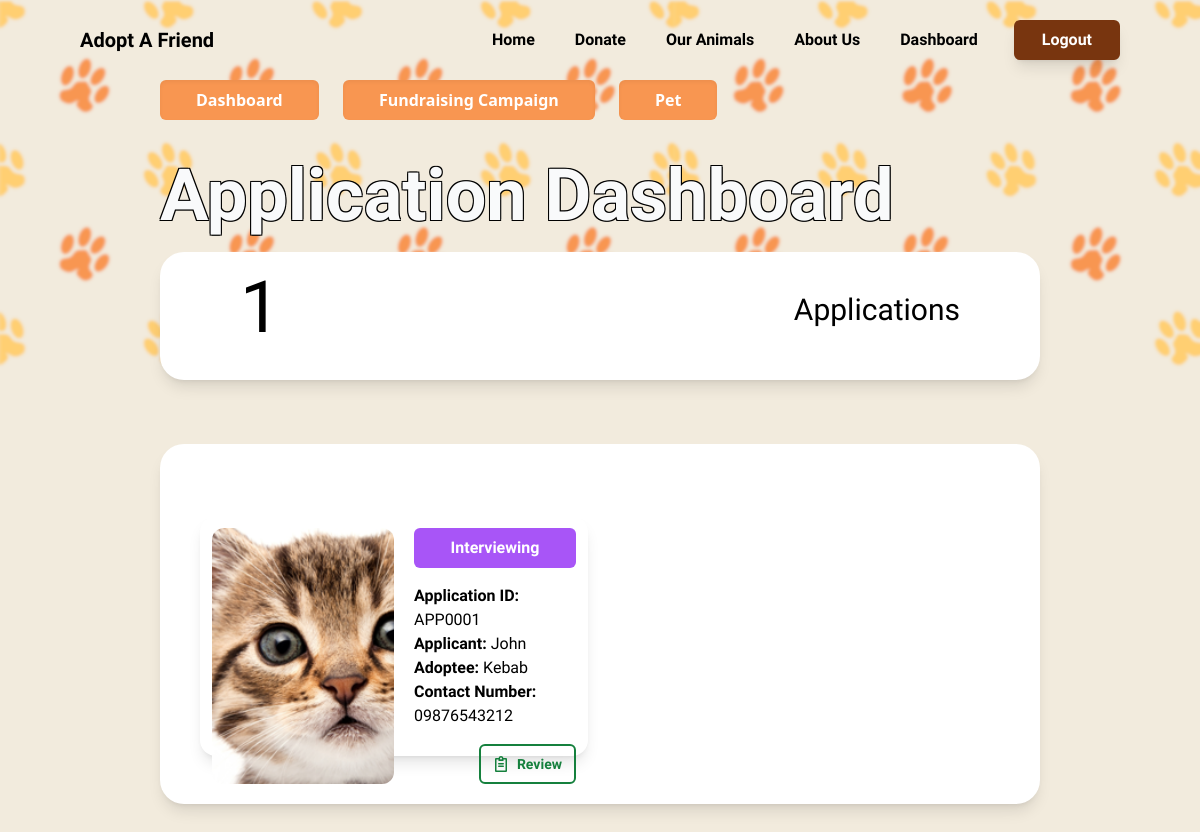
Page /staff/dashboard/applications/ (signed in) on the committed database.
### pets/models.py (models this page shows, shortened)
class Application(models.Model):
    applicationId = models.CharField(max_length=10, default=generate_application_key, primary_key=True, unique=True)
    pet = models.ForeignKey(Pet, null=False, on_delete=models.CASCADE)
    user = models.ForeignKey(Users, null=False, on_delete=models.CASCADE)
    adopterFirstName = models.CharField(max_length=50, null=False, blank=False)
    adopterLastName = models.CharField(max_length=50, null=False, blank=False)
    adopterHomeAddress = models.CharField(max_length=300, null=False, blank=False)
    adopterContactNum = models.CharField(max_length=15, null=False, blank=False)
    picture = models.ImageField(blank=False, null=False, upload_to='static/application_pics', default="static/default.png")
    status = models.CharField(max_length=50, choices=APPLICATION_STATUS ,null=False, blank=False, default="Pending")
    created_at = models.DateTimeField(default=timezone.now)
    last_accessed_at = models.DateTimeField(auto_now=True)

class Pet(models.Model):
    petId = models.CharField(max_length=10, default=generate_pet_key, primary_key=True, unique=True)
    petName = models.CharField(max_length=50, null=False, blank=False, unique=True)
    animalType = models.CharField(max_length=20, choices=ANIMAL_TYPES_CHOICES, null=False, blank=False)
    breed = models.CharField(max_length=50, null=False, blank=False)
    petAge = models.CharField(max_length=50, null=False, blank=False, choices=PET_AGE_CHOICES)
    petGender = models.CharField(max_length=20, choices=GENDER_CHOICES, null=False, blank=False, default="")
    petSize = models.CharField(max_length=20, choices=PET_SIZE_CHOICES, null=False, blank=False)
    petColor = models.CharField(max_length=20, choices=COLOR_CHOICES, null=False, blank=False, default="")
    petDescription = models.TextField(max_length=500, blank=True, null=True)
    petPersonality = models.CharField(max_length=50, choices=PERSONALITY_CHOICES, blank=False, null=False, default="")
    dateAcquired = models.DateField(blank=False, null=False, default=timezone.now)
    isTrained = models.BooleanField(default=False)
    slug = models.SlugField(unique=True, blank=True)

### users/models.py (models this page shows, shortened)
class Users(AbstractBaseUser, PermissionsMixin):
    email = models.EmailField(unique=True, blank=False, null=False)
    first_name = models.CharField(max_length=50, blank=False, null=False)
    last_name = models.CharField(max_length=50, blank=False, null=False)
    age = models.IntegerField(blank=False, null=False)
    gender = models.CharField(max_length=20, blank=False, null=False, choices=GENDER_CHOICES, default="")
    date_of_birth = models.DateField(blank=False, null=False)
    home_address = models.CharField(max_length=200, blank=False, null=False)
    contact_num = models.CharField(max_length=15, blank=False, null=False)
    user_bio = models.TextField(max_length=500, blank=True, null=True)
    date_joined = models.DateTimeField(default=timezone.now)
    is_staff = models.BooleanField(default=False)
    is_active = models.BooleanField(default=False)
    slug = models.SlugField(blank=True)
    image = models.ImageField(default='static/default.png', upload_to='static/profile_pics')
    objects = CustomAccountManager()
    USERNAME_FIELD = 'email'
    REQUIRED_FIELDS = ['first_name', 'last_name', 'gender' ,'date_of_birth', 'home_address', 'contact_num']

### staff/decorators.py (the view)
    def _wrapped_view(request, *args, **kwargs):
        if not request.user.is_staff:
            return HttpResponseForbidden("You don't have permission to access this page.")
        return view_func(request, *args, **kwargs)

### staff/views.py (called while the page is built)
@staff_required
def staff_application_dashboard(request):
    application = Application.objects.all()
    total_application_count = application.count()
    query = request.GET.get('q')
    if query:
        application = application.filter(
            Q(campaignName__icontains=query) |
            Q(campaignId__icontains=query)
            )
    return render(request, 'staff/staff_application_dashboard.html', {
        'application':application,
        'total_application_count': total_application_count})

### staff/templates/staff/staff_application_dashboard.html (shortened to what this page needs)
{% extends 'staff/base.html' %}
{% load static %}
{% block image %} <img src="{% static '\image\dashboard.png' %}" alt="" class="absolute"> {% endblock %}
{% block content %}
<a href="{% url 'staff_dashboard' %}" class="relative ml-40 mt-10">
    <button class="shadow-inner transition ease-in-out delay-150 font-semibold text-white px-9 py-2 rounded-md hover:-translate-y-1 hover:scale-110 duration-300" style="background-color: #f89651;">
        Dashboard
    </button>
</a>
<a href="{% url 'staff_campaign_dashboard' %}" class="relative ml-5 mt-10">
    <button class="shadow-inner transition ease-in-out delay-150 font-semibold text-white px-9 py-2 rounded-md hover:-translate-y-1 hover:scale-110 duration-300" style="background-color: #f89651;">
        Fundraising Campaign
    </button>
</a>
<a href="{% url 'staff_pet_dashboard' %}" class="relative ml-5 mt-10">
    <button class="shadow-inner transition ease-in-out delay-150 font-semibold text-white px-9 py-2 rounded-md hover:-translate-y-1 hover:scale-110 duration-300" style="background-color: #f89651;">
        Pet
    </button>
</a>
<div>
    <h1 class="relative ml-40 mt-10 text-7xl text-shadows text-gray-50 font-bold" style="font-family: 'Imprima'">
        Application Dashboard
    </h1>
</div>
<div class="mx-40 mt-5 relative">
    <div class="h-32 bg-white rounded-3xl shadow-lg flex justify-between" style="font-family: 'Imprima';">
        <h1 class="text-7xl py-5 pl-20 total-pets-count">{{ total_application_count }}</h1>
        <h1 class="text-3xl py-10 pr-20 flex justify-end">Applications</h1>
    </div>
</div>
<div class="mt-16 mb-16 py-12 px-10 mx-40 bg-white rounded-3xl relative shadow-lg" style="font-family: 'Imprima';">
    <div class="grid grid-cols-2 gap-x-6 justify-center mx-auto max-w-screen-xl">
        {% for application in application %}
    <div class="w-full h-60 p-3 rounded-2xl shadow-lg mt-6 grid grid-cols-2 bg-white">
        <div class="h-full bg-gray-200 rounded-xl" style="background-image: url('{{ application.user.image.url }}'); background-size: cover;"></div>
        <div class="ml-5 flex flex-col">
        {% if application.status == "Pending" %}
            <div class="bg-yellow-500 rounded-md text-gray-600 py-2 px-5">
                <h1 class="text-white font-bold text-center">Pending</h1>
            </div>
        {% elif application.status == "On Hold" %}
            <div class="bg-blue-500 rounded-md text-gray-600 py-2 px-5">
                <h1 class="text-white font-bold text-center">On Hold</h1>
            </div>
        {% elif application.status == "Accepted" %}
            <div class="bg-green-700 rounded-md text-gray-600 py-2 px-5">
                <h1 class="text-white font-bold text-center">Accepted</h1>
            </div>
        {% elif application.status == "Rejected" %}
            <div class="bg-red-500 rounded-md text-gray-600 py-2 px-5">
                <h1 class="text-white font-bold text-center">Rejected</h1>
            </div>
        {% elif application.status == "Interviewing" %}
            <div class="bg-purple-500 rounded-md text-gray-600 py-2 px-5">
                <h1 class="text-white font-bold text-center">Interviewing</h1>
            </div>
        {% elif application.status == "Evaluating" %}
            <div class="bg-indigo-500 rounded-md text-gray-600 py-2 px-5">
                <h1 class="text-white font-bold text-center">Evaluating</h1>
            </div>
        {% elif application.status == "Completed" %}
            <div class="bg-gray-500 rounded-md text-gray-600 py-2 px-5">
                <h1 class="text-white font-bold text-center">Completed</h1>
            </div>
        {% endif %}
                <div class="my-4 flex flex-col justify-between">
                    <h1 class=""><b> Application ID: </b>{{application.applicationId}}</h1>
                    <h1 class=""><b> Applicant: </b>{{ application.adopterFirstName }} {{ application.adopteeLastName }}</h1>
                    <h1 class=""><b> Adoptee: </b>{{ application.pet.petName }}</h1>
                    <h1 class=""><b> Contact Number: </b>{{ application.adopterContactNum }}</h1>
                </div>
                {% if application.status == "Completed"%}
                    <div class="flex justify-end">
                        <div class="py-2 px-3 border-green-700 border-2 rounded-md text-gray-600 hover:scale-110 duration-200 hover:cursor-pointer">
                            <a href="{% url 'chat' applicationId=application.applicationId %}">
                                <div class="flex gap-2">
                                    <button class="text-sm text-green-700">Contact Adopter</button>
                                </div>
                            </a>
                        </div>
                    </div>
                {% else %}
                    <div class="flex justify-end">
                        <div class="py-2 px-3 border-green-700 border-2 rounded-md text-gray-600 hover:scale-110 duration-200 hover:cursor-pointer">
                            <a href="{% url 'review_application' application_id=application.applicationId %}">
                                <div class="flex gap-2">
                                    <button class="font-semibold text-sm text-green-700">Review</button>
                                </div>
                            </a>
                        </div>
                    </div>
                {% endif %}
            </div>
        </div>
        {% endfor %}
    </div>
    </div>
{% endblock %}

### staff/templates/staff/base.html (style rules this page uses)
.text-shadows { text-shadow: -1px 1px 0 #000, 1px 1px 0 #000, 1px -1px 0 #000, -1px -1px 0 #000; }

### rows in the picture
Application: user.image (placeholder picture), status "Interviewing", applicationId "APP0001", adopterFirstName "John", pet.petName "Kebab", adopterContactNum "09876543212"

### other values in the picture
{{ total_application_count }} "1"
